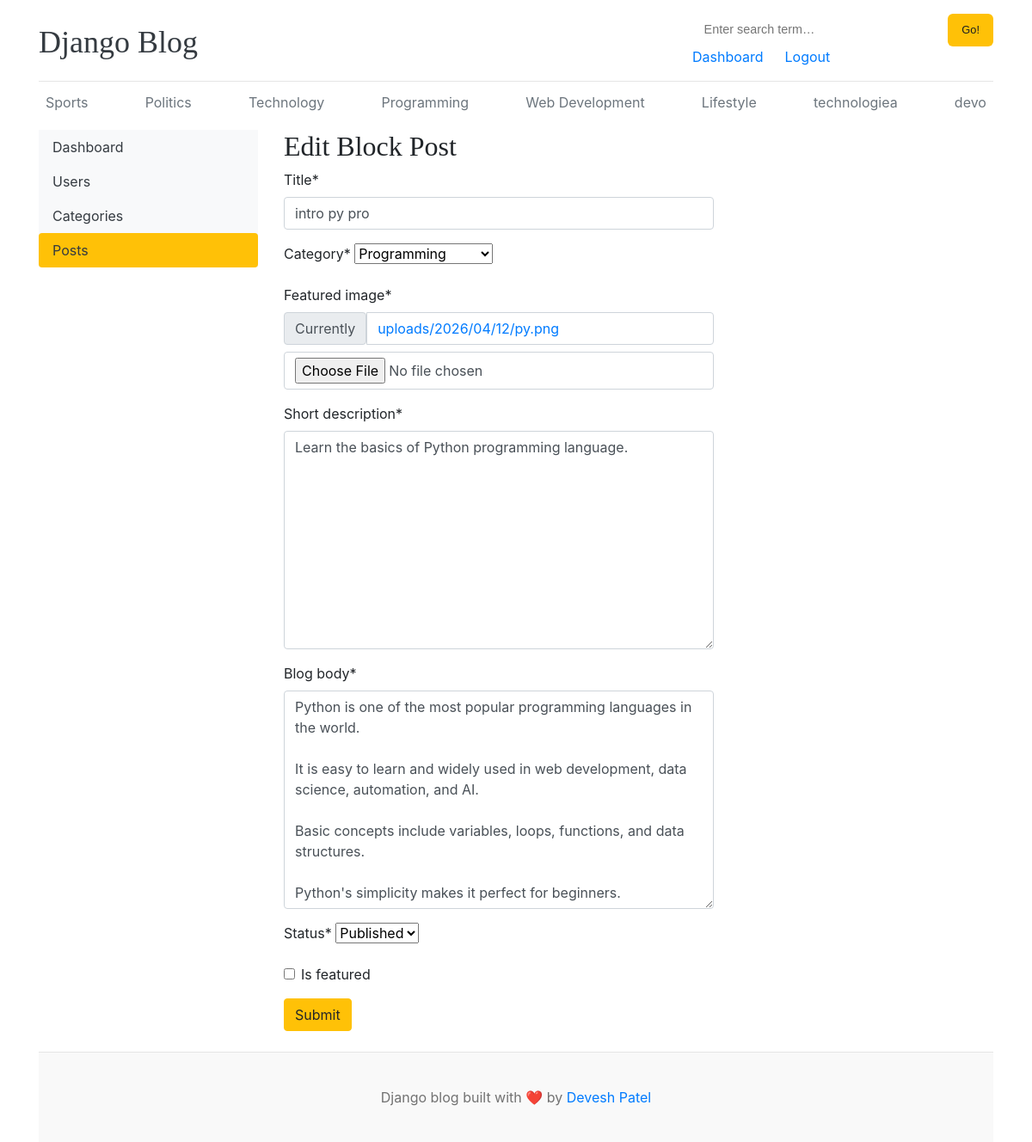
/dashboard/posts/edit/5/ (signed in), run on the app's committed database.
### blogs/models.py (models this page shows, shortened)
class Category(models.Model):
    category_name = models.CharField(max_length=50, unique=True)
    created_at = models.DateTimeField(auto_now_add=True)
    updated_At = models.DateTimeField(auto_now=True)
    class Meta:
        verbose_name_plural = 'categories'
    def __str__(self):
        return self.category_name

class Blog(models.Model):
    title = models.CharField(max_length=100)
    slug = models.SlugField(max_length=150 , unique=True,blank=True)
    category = models.ForeignKey(Category , on_delete=models.CASCADE)
    author = models.ForeignKey(User , on_delete=models.CASCADE)
    featured_image = models.ImageField(upload_to='uploads/%Y/%m/%d')
    short_description = models.TextField (max_length=500)
    blog_body = models.TextField(max_length=2000)
    status = models.CharField(max_length=20,choices=STATUS_CHOICES , default="Draft")
    is_featured = models.BooleanField(default=False)
    created_at = models.DateTimeField(auto_now_add=True)
    updated_at = models.DateTimeField(auto_now=True)

### dashboards/views.py (the view, shortened to what this page needs)
# urls.py: path('posts/edit/<int:pk>/',views.edit_posts, name='edit_posts'),
def edit_posts(request , pk):
    if not request.user.has_perm('blogs.change_blog'):
        return redirect('posts')
    posts = get_object_or_404(Blog, pk = pk)
    form = PostForm(instance=posts)
    context = {
        'form':form,
        'post':posts,  #posts for when user click on update button to update particular id
    }
    return render(request, 'dashboard/edit_posts.html',context)

### dashboards/forms.py
class PostForm(forms.ModelForm):
    class Meta:
        model = Blog
        fields = ('title','category','featured_image','short_description','blog_body','status','is_featured')

### blogs/context_processors.py (called while the page is built)
def get_categories(request):
    categories= Category.objects.all()
    return dict(categories=categories)

def get_social_links(request):
    social_links = SocialLink.objects.all()
    return dict (social_links = social_links)

### templates/dashboard/edit_posts.html (shortened to what this page needs)
{%extends 'base.html'%}
{% block content%}
{%load crispy_forms_tags%}
<div class="row">
{% include 'dashboard/sidebar.html' %}
    <div class="col-md-9">
        <h2>Edit Block Post</h2>
            <form action="{% url 'edit_posts' post.id %}" method="POST" style="width:500px; ">
                    {{ form | crispy }}
                <button type="submit" class="btn btn-warning">Submit</button>
            </form> <br>
    </div>
</div>
{%endblock%}

### templates/base.html (shortened to what this page needs)
{% load static %}
<!DOCTYPE html>
<html lang="en">
<head>
    <link rel="stylesheet" href="https://cdnjs.cloudflare.com/ajax/libs/font-awesome/4.7.0/css/font-awesome.min.css">
    <link href="https://getbootstrap.com/docs/4.0/dist/css/bootstrap.min.css" rel="stylesheet">
    <link href="{% static 'css/blog.css' %}" rel="stylesheet">
</head>
<body>
    <div class="container">
      <header class="blog-header py-3">
        <div class="row flex-nowrap justify-content-between align-items-center">
          <div class="col-8 pt-1">
            <a class="blog-header-logo text-dark" href="/">Django Blog</a>
          </div>
          <div class="col-4">
            <form action="{% url 'search' %}"  method="GET">
          <div class="search-wrap">
            <input type="text" placeholder="Enter search term…" aria-label="Search" name="keyword" value="{{ keyword }}"/>
            <button class="btn btn-warning" type="submit">Go!</button>
          </div>
            </form>
          {% if not user.is_authenticated %}
          <div class="col-4 d-flex justify-content-end align-items-center">
            <a class="btn btn-sm btn-warning" href="{% url 'login' %}">Signin</a> &nbsp;
            <a class="btn btn-sm btn-outline-secondary" href="{% url 'register' %}">Signup</a>
            {% else %}
            <span><a href="{% url 'dashboard' %} ">Dashboard</a></span>
            <span><a href="{% url 'logout' %}">Logout</a></span>
          </div>
        </div>
        {% endif %}
      </header>
      <div class="nav-scroller py-1 mb-2">
        <nav class="nav d-flex justify-content-between">
          {% for cat in categories %}
          <a class="p-2 {% if current_category_id == cat.id %}text-warning{% else %}text-muted{% endif %}" href="{% url 'posts_by_category' cat.id %}">{{cat.category_name}}</a>
          {% endfor %}
        </nav>
      </div>
{% block content %}
{% endblock %}
<footer class="blog-footer">
  <p>Django blog built with ❤️ by <a href="#">Devesh Patel</a></p>
</footer>
</body>
</html>

### blog_main/static/css/blog.css (style rules this page uses)
.blog-header { border-bottom: 1px solid #e5e5e5; }
.blog-header-logo { font-family: "Playfair Display", Georgia, "Times New Roman", serif ; font-size: 2.25rem; }
h1, h2, h3, h4, h5, h6 { font-family: "Playfair Display", Georgia, "Times New Roman", serif ; }
.blog-footer { padding: 2.5rem 0; color: #727272; text-align: center; background-color: #f9f9f9; border-top: .05rem solid #e5e5e5; }
.blog-footer p:last-child { margin-bottom: 0; }
.search-wrap { display: flex; gap: 0.5rem; }
.search-wrap input { flex: 1; padding: 0.5rem 0.85rem; border: 1px solid var(--border); border-radius: 6px; font-family: sans-serif; font-size: 0.9rem; outline: none; background: #fff; transition: border-color 0.2s; }
.search-wrap button { padding: 0.5rem 1rem; background: #ffc107; color: #1b1e21; border: none; border-radius: 6px; font-family: sans-serif; font-size: 0.8rem; font-weight: 500; cursor: pointer; transition: background 0.2s; }

### data on the page
Category: category_name "Sports"
Category: category_name "Politics"
Category: category_name "Technology"
Category: category_name "Programming"
Category: category_name "Web Development"
Category: category_name "Lifestyle"
Category: category_name "technologiea"
Category: category_name "devo"
Blog: title "intro py pro", category "Programming", short_description "Learn the basics of Python programming language.", blog_body "Python is one of the most popular programming languages in the world. It is easy to learn and widely used in web development, data science, automation, and AI. Basic concepts include variables, loops, functions, and data structures. Python's simplicity makes it perfect for beginners.", status "Published"
